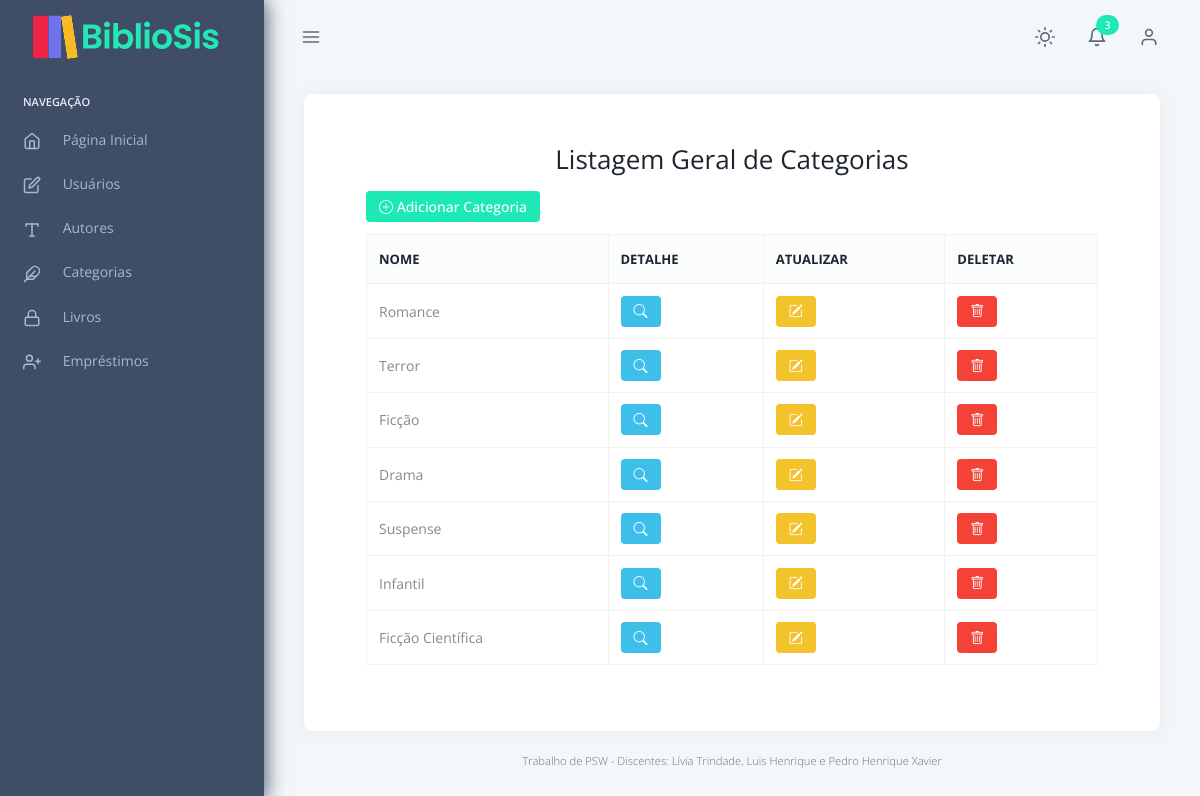
The page /categoria/ (signed in) on the database its author committed.
### categoria/models.py (models this page shows, shortened)
class Categoria(models.Model):
    nome = models.CharField(max_length=100, unique=True)
    descricao = models.TextField(blank=True, null=True)
    class Meta:
        db_table = "Categorias_categorias"
        permissions = [
            ("detail_categoria", "Pode ver o detalhe de categoria"),
        ]

### categoria/views.py (the view)
# urls.py: path('', views.index, name='index-autor'),
@login_required
@permission_required('categoria.view_categoria', raise_exception=True)
def index(request):
    categorias = Categoria.objects.all()
    return render(request, 'categoria/index.html', {'categorias': categorias})

### templates/categoria/index.html
{% extends "_base.html" %}
{% load static %}
{% block content %}
<div class="container my-5">
  <div class="text-center mb-4">
    <h3 class="fw-bold">Listagem Geral de Categorias</h3>
  </div>
  <div class="mb-3 text-end">
    <a href="create/" class="btn btn-success btn-sm">
      <i class="bi bi-plus-circle"></i> Adicionar Categoria
    </a>
  </div>
  <div class="table-responsive">
    <table class="table table-hover table-bordered align-middle">
      <thead class="table-dark">
        <tr>
          <th>Nome</th>
          {% if perms.categoria.detail_categoria %}<th>Detalhe</th>{% endif %}
          {% if perms.categoria.change_categoria %}<th>Atualizar</th>{% endif %}
          {% if perms.categoria.delete_categoria %}<th>Deletar</th>{% endif %}
        </tr>
      </thead>
      <tbody>
        {% for categoria in categorias %}
        <tr>
          <td>{{ categoria.nome }}</td>
          {% if perms.categoria.detail_categoria %}
          <td>
            <a href="/categoria/{{ categoria.id }}/" class="btn btn-info btn-sm">
              <i class="bi bi-search"></i>
            </a>
          </td>
          {% endif %}
          {% if perms.categoria.change_categoria %}
          <td>
            <a href="/categoria/update/{{ categoria.id }}/" class="btn btn-warning btn-sm">
              <i class="bi bi-pencil-square"></i>
            </a>
          </td>
          {% endif %}
          {% if perms.categoria.delete_categoria %}
          <td>
            <a href="/categoria/delete/{{ categoria.id }}/" class="btn btn-danger btn-sm">
              <i class="bi bi-trash"></i>
            </a>
          </td>
          {% endif %}
        </tr>
        {% empty %}
        <tr>
          <td colspan="4" class="text-center text-muted">Nenhuma categoria encontrada.</td>
        </tr>
        {% endfor %}
      </tbody>
    </table>
  </div>
</div>
{% endblock %}

### rows shown on the page
Categoria: nome "Romance"
Categoria: nome "Terror"
Categoria: nome "Ficção"
Categoria: nome "Drama"
Categoria: nome "Suspense"
Categoria: nome "Infantil"
Categoria: nome "Ficção Científica"
